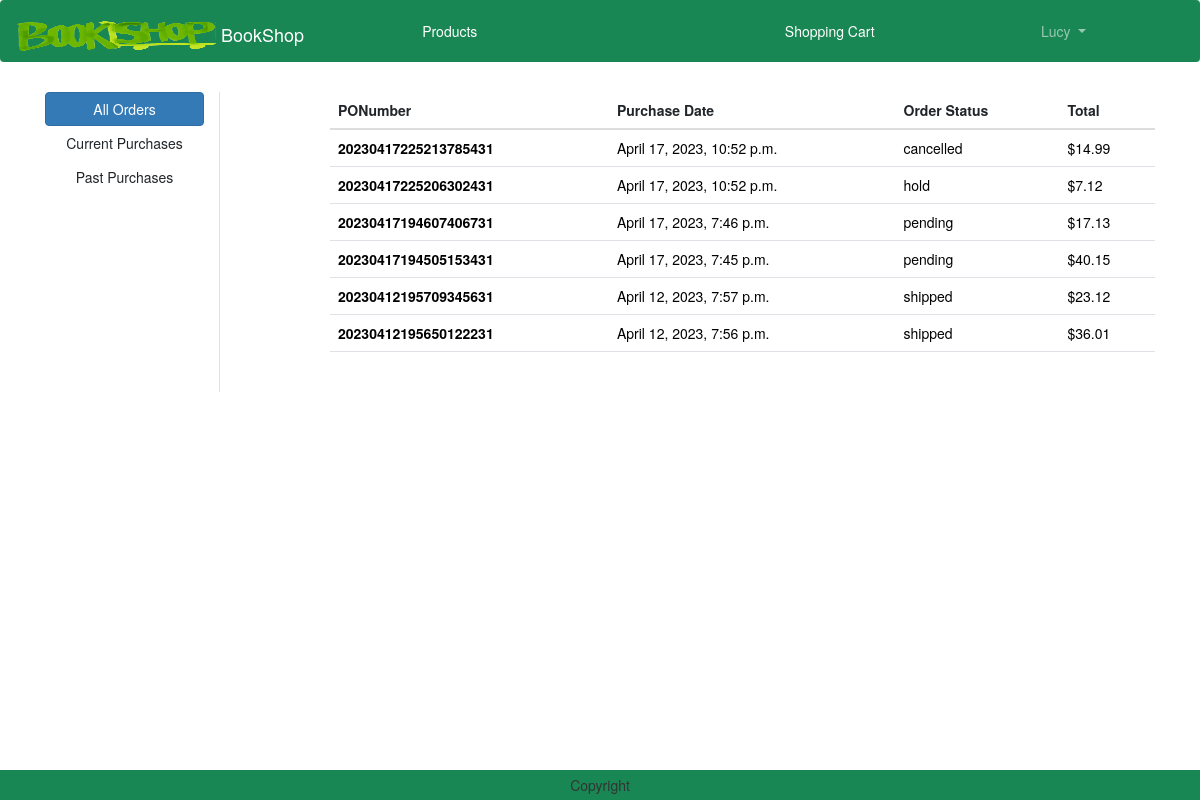
Page /orders/ (signed in) on the committed database.
### order/models.py (models this page shows)
class Order(models.Model):
    PONumber = models.CharField(max_length=30, primary_key=True)
    purchaseDate = models.DateTimeField(default=datetime.now)
    status = models.CharField(default=ORDER_STATUS_CHOICES[0][0], choices=ORDER_STATUS_CHOICES, max_length=20)
    user = models.ForeignKey(User,on_delete=models.CASCADE)
    shipmentDate = models.DateTimeField(null=True)
    cancelDate = models.DateTimeField(null=True)
    vendor = models.ForeignKey('vendors.Vendor',on_delete=models.CASCADE, default=4)
    customer = models.ForeignKey('customers.Customer',on_delete=models.CASCADE)

### order/views.py (the view)
# urls.py: path('orders/', views.OrdersView.as_view(), name="orders"),
class OrdersView(View):
    def get(self, request):
        user = request.user
        filter = request.GET.get('filter')
        if filter == 'current':
            orders = Order.objects.filter(Q(user=user) & (Q(status="pending") | Q(status="hold"))).order_by('-purchaseDate')
        elif filter == 'past':
            orders = Order.objects.filter(Q(user=user) & (Q(status="shipped") | Q(status="cancelled"))).order_by('-purchaseDate')
        elif filter == 'pending':
            orders = Order.objects.filter(status="pending").order_by('-purchaseDate')
        elif filter == 'hold':
            orders = Order.objects.filter(status="hold").order_by('-purchaseDate')
        elif filter == 'pastOrders':
            orders = Order.objects.filter(Q(status="shipped") | Q(status="cancelled")).order_by('-purchaseDate')
        elif filter == 'allVendor':
            orders = Order.objects.all().order_by('-purchaseDate')
        else:
            filter == 'all'
            orders = Order.objects.filter(user=user).order_by('-purchaseDate')
        total = []
        for o in orders:
            PONumber = o.PONumber
            order = Order.objects.get(PONumber=PONumber)
            orderitems = OrderItem.objects.filter(order=order)
            sum = 0
            for oi in orderitems:
                sum = sum + oi.price
            total.append(sum)
        orderZip = zip(orders,total)
        context = {
           'orderZip': orderZip,
           'orders': orders,
           'filter': filter,
        }
        return render(request, 'orders.html', context)

### templates/orders.html (shortened to what this page needs)
{% extends 'base.html' %}
{% load static %}
{% block main-content %}
<div class="container my-5">
    <div class="row">
        <div class="col-sm-2 border-end">
            <ul class="list-unstyled">
                {% for group in request.user.groups.all %}
                    {% if group.name == 'Customer' %}
                        <li class="d-grid"><a href="{% url 'order:orders' %}?filter=all" class="btn btn-primary" {% if filter == 'all' %}class="active"{% endif %}>All Orders</a></li>
                        <li class="d-grid"><a href="{% url 'order:orders' %}?filter=current" class="btn" {% if filter == 'current' %}class="active"{% endif %}>Current Purchases</a></li>
                        <li class="d-grid"><a href="{% url 'order:orders' %}?filter=past" class="btn" {% if filter == 'past' %}class="active"{% endif %}>Past Purchases</a></li>
                    {% endif %}
                {% endfor %}
            </ul>
        </div>
        <div class="col-sm-9 offset-sm-1">
            {% if orders %}
                <div class="acss">
                    <table class="table">
                        <thead>
                            <tr>
                            <th scope="col">PONumber</th>
                            <th scope="col">Purchase Date</th>
                            <th scope="col">Order Status</th>
                            <th scope="col">Total</th>
                            </tr>
                        </thead>
                        <tbody>
                            {% for order,total in orderZip %}
                            <tr>
                                <th scope="row"><a href="{% url 'order:order_detail' order.PONumber  %}" style="text-decoration:none; color:black">{{order.PONumber}}</a></th>
                                <td><a href="{% url 'order:order_detail' order.PONumber  %}" style="text-decoration:none; color:black">{{order.purchaseDate}}</a></td>
                                <td><a href="{% url 'order:order_detail' order.PONumber  %}" style="text-decoration:none; color:black">{{order.status}}</a></td>
                                <td><a href="{% url 'order:order_detail' order.PONumber  %}" style="text-decoration:none; color:black">${{total}}</a></td>
                            </tr>
                            {% endfor %}
                        </tbody>
                    </table>
                        <br>
                </div>
            {% else %}
                <h1 class="text-center mb-5">Orders are empty.</h1>
            {% endif %}
        </div>
    </div>
</div>
{% endblock main-content %}

### templates/base.html (shortened to what this page needs)
<!DOCTYPE html>
{% load static %}
<html lang="en">
<head>
    <link href="https://cdn.jsdelivr.net/npm/bootstrap@5.3.0-alpha1/dist/css/bootstrap.min.css" rel="stylesheet">
    <link href="https://cdn.bootcss.com/bootstrap/3.3.7/css/bootstrap.min.css" rel="stylesheet">
    <link rel="stylesheet" href="{% static 'css/owl.carousel.min.css' %}">
    <link rel="stylesheet" href="{% static 'css/all.min.css' %}">
    <link rel="stylesheet" href="{% static 'css/style.css' %}">
    <link rel="stylesheet" href="https://cdnjs.cloudflare.com/ajax/libs/bootstrap-datetimepicker/4.17.47/css/bootstrap-datetimepicker.css">
</head>
<body>
    <nav class="navbar navbar-expand-lg navbar-dark bg-success nav-fill">
        <div class="container-fluid">
          <a class="navbar-brand" href="{% url 'products:home' %}">
            <img src="{% static "logo.png" %}" alt="BookShop" width="200" height="30" class="d-inline-block align-text-top">
            BookShop
          </a>
          <div class="collapse navbar-collapse" id="navbarSupportedContent">
            <ul class="navbar-nav me-auto mb-2 mb-lg-0" style="width:100%; text-align:center">
              <li class="nav-item" style="display:inline-block">
                <a class="nav-link text-white" href="{% url 'products:products' %}">Products</a>
              </li>
            <li class="nav-item" style="display:inline-block">
            </li>
              {% if user.is_authenticated %}
                  {% for group in request.user.groups.all %}
                    {% if group.name == 'Vendor' %}
                      <li class="nav-item mx-2" style="display:inline-block">
                        <a class="nav-link text-white" href="{% url 'products:productsAdd' %}">Add A New Product</a>
                      </li>
                      <li class="nav-item dropdown mx-2" style="display:inline-block">
                        <a class="nav-link dropdown-toggle" href="#" role="button" data-bs-toggle="dropdown" aria-expanded="false">
                          {{ user.username }}
                        </a>
                        <ul class="dropdown-menu" >
                          <li><a class="dropdown-item" href="{% url 'order:orders' %}?filter=allVendor">Orders</a></li>
                          <li><a class="dropdown-item" href="{% url 'logout' %}">Logout</a></li>
                        </ul>
                      </li>
                    {% elif group.name == 'Customer' %}
                      <li class="nav-item mx-2" style="display:inline-block">
                          <a class="nav-link text-white" href="{% url 'shoppingcart' %}">Shopping Cart</a>
                      </li>
                      <li class="nav-item dropdown mx-2" style="display:inline-block">
                          <a class="nav-link dropdown-toggle" href="#" role="button" data-bs-toggle="dropdown" aria-expanded="false">
                            {{ user.username }}
                          </a>
                      </li>
                    {% endif %}
                  {% endfor %}
              {% endif %}
              </ul>
          </div>
        </div>
      </nav>
      {% block main-content %}{% endblock main-content %}
      <div>
        <div style="height:60px"></div>
        <footer class="container-fluid fixed-bottom bg-success text-center p-2 mt-5">
            Copyright
        </footer>
      </div>
</body>
</html>

### rows in the picture
Order: PONumber "20230417225213785431", purchaseDate "April 17, 2023, 10:52 p.m.", status "cancelled", total "14.99"
Order: PONumber "20230417225206302431", purchaseDate "April 17, 2023, 10:52 p.m.", status "hold", total "7.12"
Order: PONumber "20230417194607406731", purchaseDate "April 17, 2023, 7:46 p.m.", status "pending", total "17.13"
Order: PONumber "20230417194505153431", purchaseDate "April 17, 2023, 7:45 p.m.", status "pending", total "40.15"
Order: PONumber "20230412195709345631", purchaseDate "April 12, 2023, 7:57 p.m.", status "shipped", total "23.12"
Order: PONumber "20230412195650122231", purchaseDate "April 12, 2023, 7:56 p.m.", status "shipped", total "36.01"

### other values in the picture
{{ user.username }} "Lucy"
